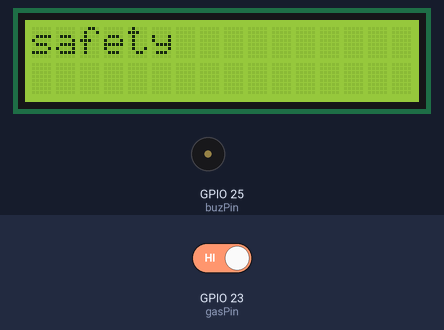
Bench run of a sketch on a simulated ESP32. On the bench: 16×2 character LCD, buzzer (waves = sounding). The inputs (shaded band) are chosen by the test bench; at power-on: GPIO 23 (gasPin) HIGH. What the sketch prints to the serial monitor is not drawn.

Above: at 1.2 s.
1.3 s: GPIO 23 (gasPin) driven LOW
At 1.7 s:
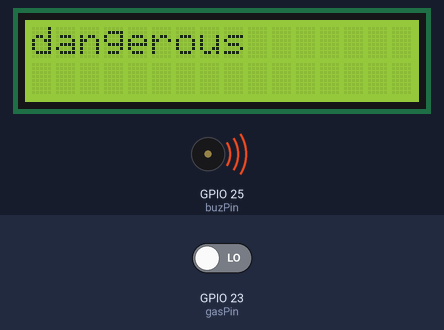
2.8 s: GPIO 23 (gasPin) driven HIGH
At 3.3 s:
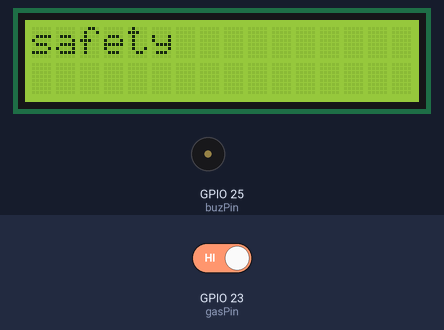
Timing chart, 0 to 5.8 s (numbered marks = the images above; inputs shaded):
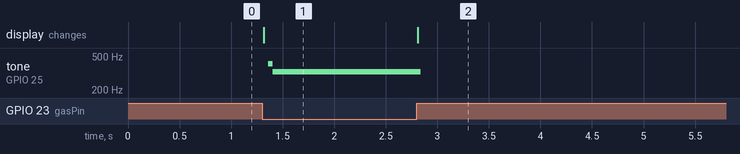

Measured:
- after the input at 1.3 s, tone on GPIO 25 (buzPin): silent → 407 Hz after 0.06 s, → 325 Hz 0.04 s later; the display: changes at once (image 1)
- after the input at 2.8 s, tone on GPIO 25 (buzPin): 325 Hz → silent at once; the display: changes at once (image 2)

The sketch:

pj8_2_gas_lcd.ino
```cpp
#include <Wire.h>
#include <LiquidCrystal_I2C.h>

// Initialize LCD with I2C address 0x27, 16 columns and 2 rows
LiquidCrystal_I2C mylcd(0x27, 16, 2);

#define gasPin 23    // Gas sensor input pin
#define buzPin 25    // Buzzer output pin

// State flags for LCD display updates
boolean dangerDisplayed = 1;
boolean safetyDisplayed = 1;

void setup() {
  Serial.begin(9600);

  // Initialize LCD
  mylcd.init();
  mylcd.backlight();

  // Set pin modes
  pinMode(buzPin, OUTPUT);
  pinMode(gasPin, INPUT);

  // Display initial message
  mylcd.setCursor(0, 0);
  mylcd.print("safety");
}

void loop() {
  boolean gasVal = digitalRead(gasPin);  // Read gas sensor value
  Serial.println(gasVal);

  if(gasVal == 0)  // If dangerous gas detected
  {
    while(dangerDisplayed == 1)  // Update display if needed
    {
      mylcd.clear();
      mylcd.setCursor(0, 0);
      mylcd.print("dangerous");
      dangerDisplayed = 0;
      safetyDisplayed = 1;
    }

    // Sound alarm buzzer (short pulses)
    digitalWrite(buzPin, HIGH);
    delay(1);
    digitalWrite(buzPin, LOW);
    delay(1);
  }
  else  // No dangerous gas detected
  {
    digitalWrite(buzPin, LOW);  // Ensure buzzer is off

    while(safetyDisplayed == 1)  // Update display if needed
    {
      mylcd.clear();
      mylcd.setCursor(0, 0);
      mylcd.print("safety");
      dangerDisplayed = 1;
      safetyDisplayed = 0;
    }
  }
}
```
